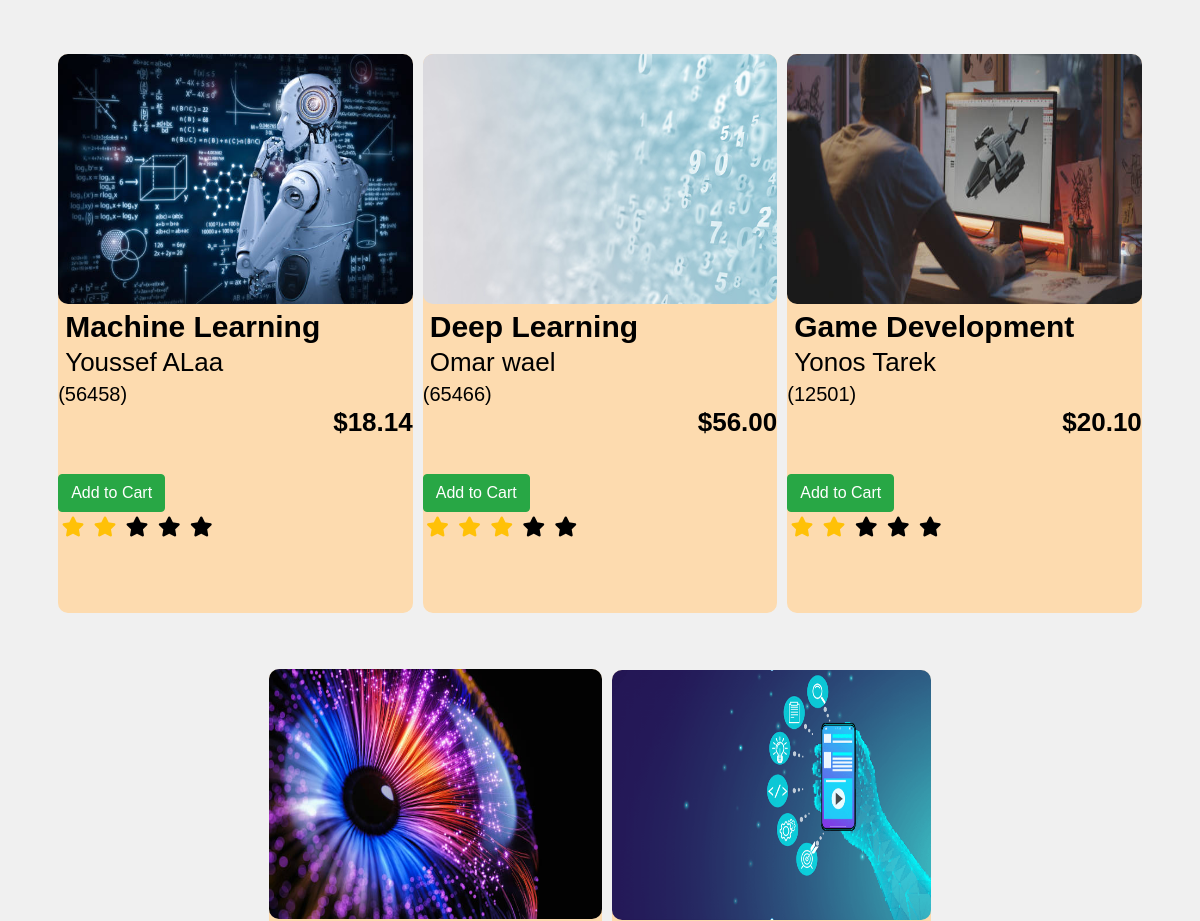
/courses.php (middle part), run on an earlier commit of the app's database.
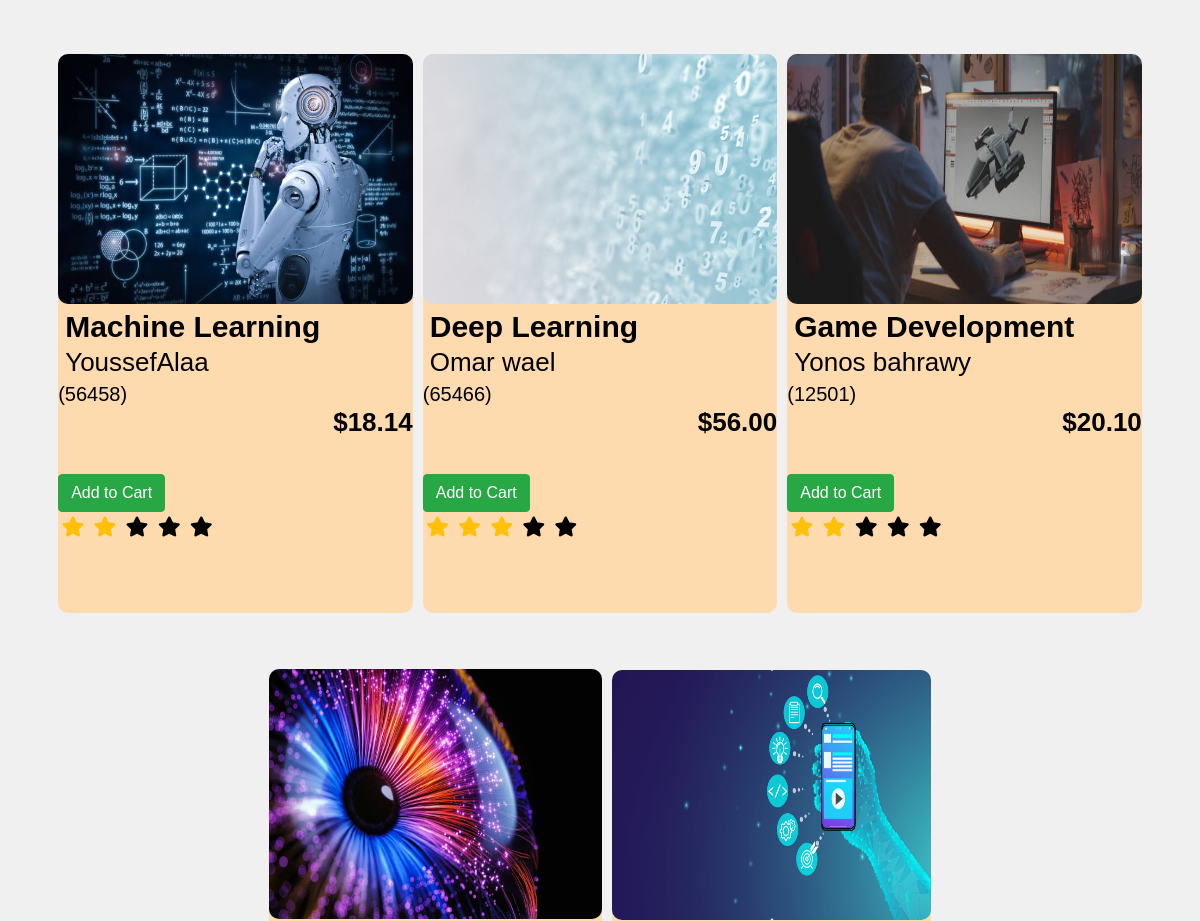
And on a later commit of the database.
### tables this page shows
CREATE TABLE `course` (
  `courseId` int(255) NOT NULL,
  `courseName` varchar(255) NOT NULL,
  `coursePrice` varchar(255) NOT NULL,
  `enrolledSid` varchar(255) NOT NULL,
  `description` varchar(255) NOT NULL,
  `instructorName` varchar(255) NOT NULL,
  `image` varchar(255) NOT NULL,
  `Approved` int(255) NOT NULL DEFAULT 1
);

CREATE TABLE `ratings` (
  `courseid` int(11) NOT NULL,
  `star1` int(200) NOT NULL,
  `star2` int(200) NOT NULL,
  `star3` int(200) NOT NULL,
  `star4` int(200) NOT NULL,
  `star5` int(200) NOT NULL,
  `TNOR` varchar(255) GENERATED ALWAYS AS (`star1` + `star2` + `star3` + `star4` + `star5`) VIRTUAL,
  `Total` varchar(16) GENERATED ALWAYS AS ((`star1` * 1 + `star2` * 2 + `star3` * 3 + `star4` * 4 + `star5` * 5) / (`star1` + `star2` + `star3` + `star4` + `star5`)) VIRTUAL
);

### courses.php (the view, shortened to what this page needs)
<!DOCTYPE html>
<html>
<head>
    <link rel="stylesheet" href="CSS/courseStyle.css">
    <link rel="stylesheet" href="CSS/search.css">
    <link rel="stylesheet" href="CSS/button.css">
    <link rel="stylesheet" href="https://maxcdn.bootstrapcdn.com/bootstrap/4.0.0/css/bootstrap.min.css">
    <link rel="stylesheet" href="https://pro.fontawesome.com/releases/v5.10.0/css/all.css"/>
</head>
<body>
<div class="All">
<section class="course">
    <div class="row">
       <?php
       if (empty($_POST['search'])) {
        $servername = "localhost";
        $username ="root";
        $password = "";
        $DB = "webdatabase";
        $conn = mysqli_connect($servername,$username,$password,$DB);
            $sql= "SELECT * FROM course";
            $result=mysqli_query($conn,$sql);
            while($row=mysqli_fetch_array($result)){
                ?>
                <div class="Course-col">
                  <a href="index2.php?id=<?php echo $row['courseId'];?>">
                  <img src="<?php echo $row['image']; ?>" height="250px" width="400px">
                  <span class="coursename"><?php echo $row['courseName']; ?></span><br>
                  <span class="instName"> <?php echo $row['instructorName']; ?></span><br>
                     <?php
                if($row['enrolledSid']==""){
                   echo "No students in this Course yet!<br>";
                } else{
                   echo "(".$row['enrolledSid'].")<br>";
                }
                ?>
                 <span class="price"><?php echo "$".$row['coursePrice']; ?></span><br>
                  <br>
                  <?php
                  if(!empty($_SESSION['username'])){
               $sql2= "SELECT * FROM usercourse WHERE courseid='".$row["courseId"]."' AND userId='".$_SESSION['userid']."'";
               $result2=mysqli_query($conn,$sql2);
               $row2 = mysqli_fetch_assoc($result2);
                if(isset($row2['courseId'])&&isset($row2['userid'])){
                    echo "<h4>You already have this course</h4>";
                }else{
                  ?>
                  <form method="post" action="cart.php">
                  <input type="hidden" name="hidden_name" value="<?php echo $row["courseName"]; ?>" />
                  <input type="hidden" name="hidden_price" value="<?php echo $row["coursePrice"]; ?>" />
                  <input type="hidden" name="hidden_id" value="<?php echo $row["courseId"]; ?>" />
                  <input type="submit" id="DpS" name="add_to_cart" style="margin-top:5px;" class="btn btn-success" value="Add to Cart" />
                  </form>
                  <?php
                   }
                }
                else{
                    ?>
                    <form method="post" action="">
                     <input type="submit" id="DpS" name="add_to_cart" style="margin-top:5px;" class="btn btn-success" value="Add to Cart" />
                      </form>
                        <?php
                }
                   ?>
                  <div class="star">
                  <?php
                  $sql3= "SELECT * FROM ratings Where courseid = '".$row['courseId']."'";
                  $result3=mysqli_query($conn,$sql3);
                   if($row3=mysqli_fetch_array($result3)){
                    for($star = 1; $star <= 5; $star++)
                      {
                          $class_name = '';
                          if($row3['Total'] >= $star)
                          {
                               $class_name = 'text-warning';
                          }
                          else
                          {
                               $class_name = 'star-light';
                            }
                            ?>
                            <i class='fas fa-star <?php echo $class_name ?> mr-1'></i>
                            <?php
                        }
                   }
                  ?>
                 </div>
                 </a>
                </div>
<?php
            }
            ?>
  <?php
}
        ?>
</section>
</body>
</html>

What changed in the data, as far as the page shows it:
changed course "Machine Learning": instructorName "Youssef ALaa" → "YoussefAlaa"
changed course "Game Development": instructorName "Yonos Tarek" → "Yonos bahrawy"
